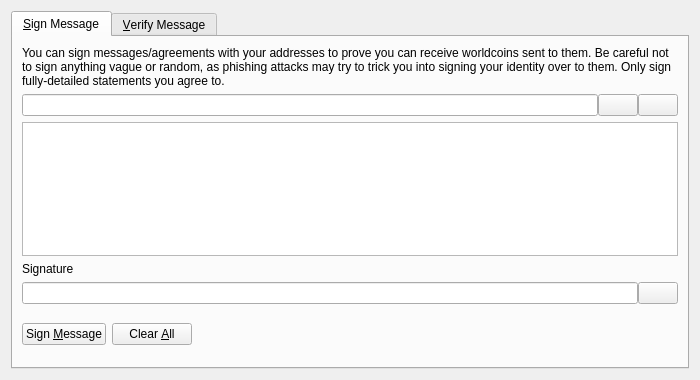
<?xml version="1.0" encoding="UTF-8"?>
<ui version="4.0">
 <class>SignVerifyMessageDialog</class>
 <widget class="QDialog" name="SignVerifyMessageDialog">
  <property name="geometry">
   <rect>
    <x>0</x>
    <y>0</y>
    <width>700</width>
    <height>380</height>
   </rect>
  </property>
  <property name="windowTitle">
   <string>Signatures - Sign / Verify a Message</string>
  </property>
  <property name="modal">
   <bool>true</bool>
  </property>
  <layout class="QVBoxLayout" name="verticalLayout">
   <item>
    <widget class="QTabWidget" name="tabWidget">
     <property name="currentIndex">
      <number>0</number>
     </property>
     <widget class="QWidget" name="tabSignMessage">
      <attribute name="title">
       <string>&amp;Sign Message</string>
      </attribute>
      <layout class="QVBoxLayout" name="verticalLayout_SM">
       <item>
        <widget class="QLabel" name="infoLabel_SM">
         <property name="text">
          <string>You can sign messages/agreements with your addresses to prove you can receive worldcoins sent to them. Be careful not to sign anything vague or random, as phishing attacks may try to trick you into signing your identity over to them. Only sign fully-detailed statements you agree to.</string>
         </property>
         <property name="textFormat">
          <enum>Qt::PlainText</enum>
         </property>
         <property name="wordWrap">
          <bool>true</bool>
         </property>
        </widget>
       </item>
       <item>
        <layout class="QHBoxLayout" name="horizontalLayout_1_SM">
         <property name="spacing">
          <number>0</number>
         </property>
         <item>
          <widget class="QValidatedLineEdit" name="addressIn_SM">
           <property name="toolTip">
            <string>The worldcoin address to sign the message with</string>
           </property>
          </widget>
         </item>
         <item>
          <widget class="QPushButton" name="addressBookButton_SM">
           <property name="toolTip">
            <string>Choose previously used address</string>
           </property>
           <property name="text">
            <string/>
           </property>
           <property name="icon">
            <iconset resource="../bitcoin.qrc">
             <normaloff>:/icons/address-book</normaloff>:/icons/address-book</iconset>
           </property>
           <property name="shortcut">
            <string>Alt+A</string>
           </property>
           <property name="autoDefault">
            <bool>false</bool>
           </property>
          </widget>
         </item>
         <item>
          <widget class="QPushButton" name="pasteButton_SM">
           <property name="toolTip">
            <string>Paste address from clipboard</string>
           </property>
           <property name="text">
            <string/>
           </property>
           <property name="icon">
            <iconset resource="../bitcoin.qrc">
             <normaloff>:/icons/editpaste</normaloff>:/icons/editpaste</iconset>
           </property>
           <property name="shortcut">
            <string>Alt+P</string>
           </property>
           <property name="autoDefault">
            <bool>false</bool>
           </property>
          </widget>
         </item>
        </layout>
       </item>
       <item>
        <widget class="QPlainTextEdit" name="messageIn_SM">
         <property name="toolTip">
          <string>Enter the message you want to sign here</string>
         </property>
        </widget>
       </item>
       <item>
        <widget class="QLabel" name="signatureLabel_SM">
         <property name="text">
          <string>Signature</string>
         </property>
         <property name="textFormat">
          <enum>Qt::PlainText</enum>
         </property>
        </widget>
       </item>
       <item>
        <layout class="QHBoxLayout" name="horizontalLayout_2_SM">
         <property name="spacing">
          <number>0</number>
         </property>
         <item>
          <widget class="QLineEdit" name="signatureOut_SM">
           <property name="font">
            <font>
             <italic>true</italic>
            </font>
           </property>
           <property name="readOnly">
            <bool>true</bool>
           </property>
          </widget>
         </item>
         <item>
          <widget class="QPushButton" name="copySignatureButton_SM">
           <property name="toolTip">
            <string>Copy the current signature to the system clipboard</string>
           </property>
           <property name="text">
            <string/>
           </property>
           <property name="icon">
            <iconset resource="../bitcoin.qrc">
             <normaloff>:/icons/editcopy</normaloff>:/icons/editcopy</iconset>
           </property>
           <property name="autoDefault">
            <bool>false</bool>
           </property>
          </widget>
         </item>
        </layout>
       </item>
       <item>
        <layout class="QHBoxLayout" name="horizontalLayout_3_SM">
         <item>
          <widget class="QPushButton" name="signMessageButton_SM">
           <property name="toolTip">
            <string>Sign the message to prove you own this worldcoin address</string>
           </property>
           <property name="text">
            <string>Sign &amp;Message</string>
           </property>
           <property name="icon">
            <iconset resource="../bitcoin.qrc">
             <normaloff>:/icons/edit</normaloff>:/icons/edit</iconset>
           </property>
           <property name="autoDefault">
            <bool>false</bool>
           </property>
          </widget>
         </item>
         <item>
          <widget class="QPushButton" name="clearButton_SM">
           <property name="toolTip">
            <string>Reset all sign message fields</string>
           </property>
           <property name="text">
            <string>Clear &amp;All</string>
           </property>
           <property name="icon">
            <iconset resource="../bitcoin.qrc">
             <normaloff>:/icons/remove</normaloff>:/icons/remove</iconset>
           </property>
           <property name="autoDefault">
            <bool>false</bool>
           </property>
          </widget>
         </item>
         <item>
          <spacer name="horizontalSpacer_1_SM">
           <property name="orientation">
            <enum>Qt::Horizontal</enum>
           </property>
           <property name="sizeHint" stdset="0">
            <size>
             <width>40</width>
             <height>48</height>
            </size>
           </property>
          </spacer>
         </item>
         <item>
          <widget class="QLabel" name="statusLabel_SM">
           <property name="font">
            <font>
             <weight>75</weight>
             <bold>true</bold>
            </font>
           </property>
           <property name="text">
            <string/>
           </property>
           <property name="wordWrap">
            <bool>true</bool>
           </property>
          </widget>
         </item>
         <item>
          <spacer name="horizontalSpacer_2_SM">
           <property name="orientation">
            <enum>Qt::Horizontal</enum>
           </property>
           <property name="sizeHint" stdset="0">
            <size>
             <width>40</width>
             <height>48</height>
            </size>
           </property>
          </spacer>
         </item>
        </layout>
       </item>
      </layout>
     </widget>
     <widget class="QWidget" name="tabVerifyMessage">
      <attribute name="title">
       <string>&amp;Verify Message</string>
      </attribute>
      <layout class="QVBoxLayout" name="verticalLayout_VM">
       <item>
        <widget class="QLabel" name="infoLabel_VM">
         <property name="text">
          <string>Enter the receiver's address, message (ensure you copy line breaks, spaces, tabs, etc. exactly) and signature below to verify the message. Be careful not to read more into the signature than what is in the signed message itself, to avoid being tricked by a man-in-the-middle attack. Note that this only proves the signing party receives with the address, it cannot prove sendership of any transaction!</string>
         </property>
         <property name="textFormat">
          <enum>Qt::PlainText</enum>
         </property>
         <property name="alignment">
          <set>Qt::AlignLeading|Qt::AlignLeft|Qt::AlignTop</set>
         </property>
         <property name="wordWrap">
          <bool>true</bool>
         </property>
        </widget>
       </item>
       <item>
        <layout class="QHBoxLayout" name="horizontalLayout_1_VM">
         <property name="spacing">
          <number>0</number>
         </property>
         <item>
          <widget class="QValidatedLineEdit" name="addressIn_VM">
           <property name="toolTip">
            <string>The worldcoin address the message was signed with</string>
           </property>
          </widget>
         </item>
         <item>
          <widget class="QPushButton" name="addressBookButton_VM">
           <property name="toolTip">
            <string>Choose previously used address</string>
           </property>
           <property name="text">
            <string/>
           </property>
           <property name="icon">
            <iconset resource="../bitcoin.qrc">
             <normaloff>:/icons/address-book</normaloff>:/icons/address-book</iconset>
           </property>
           <property name="shortcut">
            <string>Alt+A</string>
           </property>
           <property name="autoDefault">
            <bool>false</bool>
           </property>
          </widget>
         </item>
        </layout>
       </item>
       <item>
        <widget class="QPlainTextEdit" name="messageIn_VM"/>
       </item>
       <item>
        <widget class="QValidatedLineEdit" name="signatureIn_VM"/>
       </item>
       <item>
        <layout class="QHBoxLayout" name="horizontalLayout_2_VM">
         <item>
          <widget class="QPushButton" name="verifyMessageButton_VM">
           <property name="toolTip">
            <string>Verify the message to ensure it was signed with the specified worldcoin address</string>
           </property>
           <property name="text">
            <string>Verify &amp;Message</string>
           </property>
           <property name="icon">
            <iconset resource="../bitcoin.qrc">
             <normaloff>:/icons/transaction_0</normaloff>:/icons/transaction_0</iconset>
           </property>
           <property name="autoDefault">
            <bool>false</bool>
           </property>
          </widget>
         </item>
         <item>
          <widget class="QPushButton" name="clearButton_VM">
           <property name="toolTip">
            <string>Reset all verify message fields</string>
           </property>
           <property name="text">
            <string>Clear &amp;All</string>
           </property>
           <property name="icon">
            <iconset resource="../bitcoin.qrc">
             <normaloff>:/icons/remove</normaloff>:/icons/remove</iconset>
           </property>
           <property name="autoDefault">
            <bool>false</bool>
           </property>
          </widget>
         </item>
         <item>
          <spacer name="horizontalSpacer_1_VM">
           <property name="orientation">
            <enum>Qt::Horizontal</enum>
           </property>
           <property name="sizeHint" stdset="0">
            <size>
             <width>40</width>
             <height>48</height>
            </size>
           </property>
          </spacer>
         </item>
         <item>
          <widget class="QLabel" name="statusLabel_VM">
           <property name="font">
            <font>
             <weight>75</weight>
             <bold>true</bold>
            </font>
           </property>
           <property name="text">
            <string/>
           </property>
           <property name="wordWrap">
            <bool>true</bool>
           </property>
          </widget>
         </item>
         <item>
          <spacer name="horizontalSpacer_2_VM">
           <property name="orientation">
            <enum>Qt::Horizontal</enum>
           </property>
           <property name="sizeHint" stdset="0">
            <size>
             <width>40</width>
             <height>48</height>
            </size>
           </property>
          </spacer>
         </item>
        </layout>
       </item>
      </layout>
     </widget>
    </widget>
   </item>
  </layout>
 </widget>
 <customwidgets>
  <customwidget>
   <class>QValidatedLineEdit</class>
   <extends>QLineEdit</extends>
   <header>qvalidatedlineedit.h</header>
  </customwidget>
 </customwidgets>
 <resources>
  <include location="../bitcoin.qrc"/>
 </resources>
 <connections/>
</ui>
